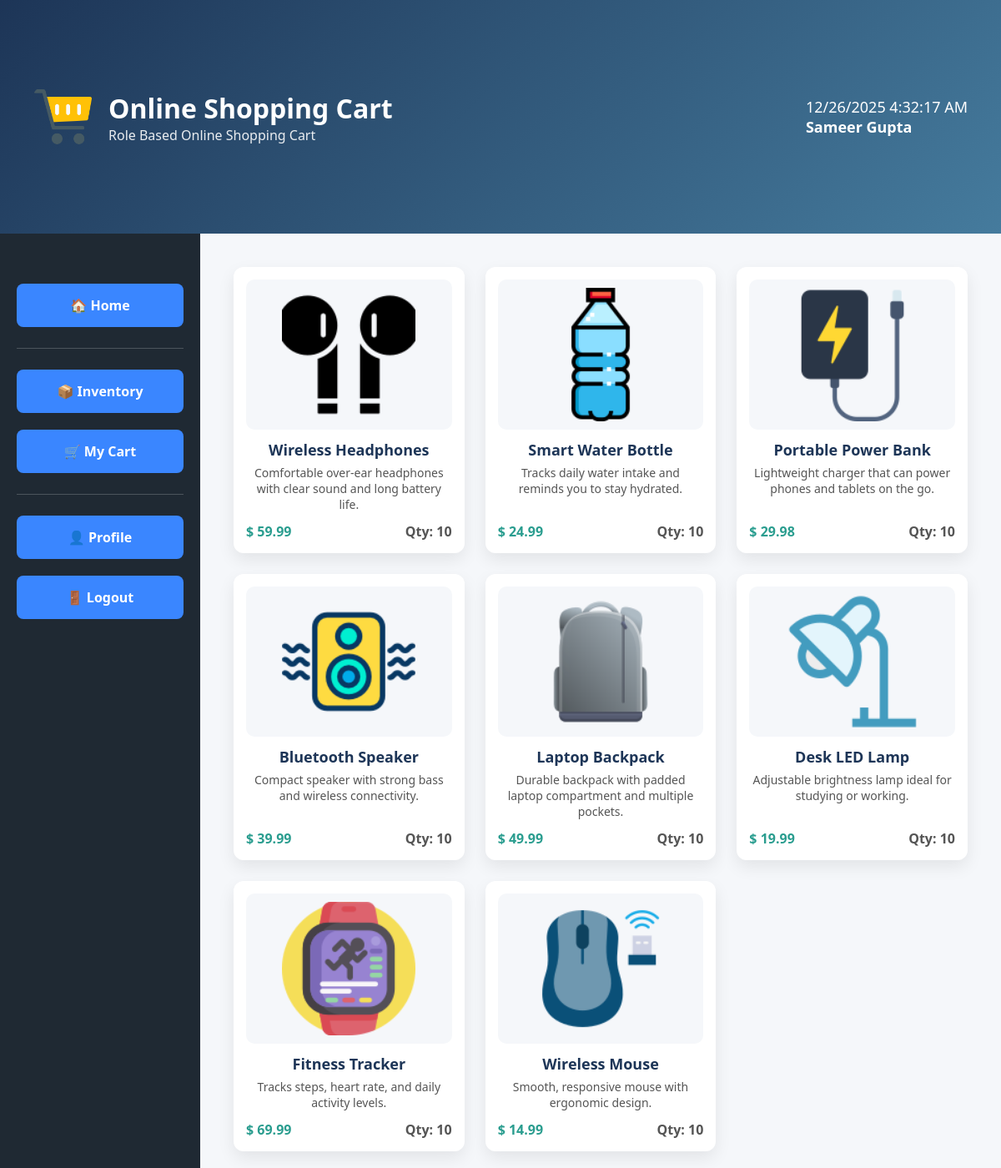
/ (signed in), run on the app's committed database.
### src/models/inventory.py (models this page shows)
class Inventory(SQLModel, table=True):
    __tablename__ = "inventory"
    id: Optional[int] = Field(default=None, primary_key=True)
    name: str = Field(nullable=False, index=True)
    description: Optional[str] = Field(default=None)
    price: float = Field(nullable=False, gt=0)
    quantity: int = Field(default=0, ge=0)
    image: Optional[str] = Field(default=None)
    seller_id: int = Field(foreign_key="users.id", nullable=False)
    seller: Optional["User"] = Relationship(  # noqa
        sa_relationship_kwargs={"lazy": "select"},  # lazy loading
        back_populates=None,  # one-directional
    )
    is_active: bool = Field(default=True, index=True)
    created_at: datetime = Field(
        default_factory=get_utc_now, alias="created_at", index=True
    )
    updated_at: datetime = Field(
        default_factory=get_utc_now, alias="updated_at", index=True
    )

### src/routes/user.py (the view)
@user.route('/')
def index():
    page = int(request.args.get("page", 1))
    per_page = 8
    offset = (page - 1) * per_page
    with Session(engine) as db_session:
        inventories = db_session.exec(
            select(Inventory)
            .where(Inventory.is_active == True)  # noqa
            .offset(offset)
            .limit(per_page)
        ).all()
    return render_template('index.html', inventories=inventories, page=page)

### templates/index.html (shortened to what this page needs)
{% extends "base.html" %}
{% block body %}
    {% include "fragments/header.html" %}
    <div class="container">
        {% include "fragments/navigation.html" %}
        <div class="content">
            <div class="inventory-grid" id="inventoryGrid">
                {% for item in inventories %}
                    <div class="inventory-card">
                        <img src="{{ url_for('static', filename='uploads/' ~ item.image) }}"
                             alt="{{ item.name }}">
                        <h3>{{ item.name }}</h3>
                        <p class="inventory-desc">
                            {{ item.description }}
                        </p>
                        <div class="inventory-footer">
                            <span class="price">$ {{ "%.2f"|format(item.price) }}</span>
                            <span class="qty">Qty: {{ item.quantity }}</span>
                        </div>
                    </div>
                {% else %}
                    <p>No products available.</p>
                {% endfor %}
            </div>
        </div>
    </div>
{% endblock %}

### static/css/style.css (style rules this page uses)
* { margin: 0; padding: 0; box-sizing: border-box; font-family: "Segoe UI", Tahoma, sans-serif; }
body { height: 100vh; background: #f5f7fa; overflow: hidden; }
.container { display: flex; height: 80vh; overflow-y: auto; }
.content { width: 80vw; padding: 40px; overflow-y: auto; }
.inventory-grid { display: grid; grid-template-columns: repeat(auto-fill, minmax(240px, 1fr)); gap: 25px; }
.inventory-card { background: #ffffff; border-radius: 12px; box-shadow: 0 8px 20px rgba(0, 0, 0, 0.08); padding: 15px; transition: transform 0.2s ease, box-shadow 0.2s ease; display: flex; flex-direction: column; text-align: center; }
.inventory-card img { width: 100%; height: 180px; object-fit: contain; background: #f5f7fa; border-radius: 10px; margin-bottom: 12px; padding: 10px; }
.inventory-card h3 { font-size: 18px; color: #1d3557; margin-bottom: 6px; }
.inventory-desc { font-size: 14px; color: #555; flex-grow: 1; }
.inventory-footer { display: flex; justify-content: space-between; margin-top: 12px; font-weight: bold; }
.price { color: #2a9d8f; }
.qty { color: #555; }

### data on the page
Inventory: image (picture), name "Wireless Headphones", description "Comfortable over-ear headphones with clear sound and long battery life.", price "59.99", quantity "10"
Inventory: image (picture), name "Smart Water Bottle", description "Tracks daily water intake and reminds you to stay hydrated.", price "24.99", quantity "10"
Inventory: image (picture), name "Portable Power Bank", description "Lightweight charger that can power phones and tablets on the go.", price "29.98", quantity "10"
Inventory: image (picture), name "Bluetooth Speaker", description "Compact speaker with strong bass and wireless connectivity.", price "39.99", quantity "10"
Inventory: image (picture), name "Laptop Backpack", description "Durable backpack with padded laptop compartment and multiple pockets.", price "49.99", quantity "10"
Inventory: image (picture), name "Desk LED Lamp", description "Adjustable brightness lamp ideal for studying or working.", price "19.99", quantity "10"
Inventory: image (picture), name "Fitness Tracker", description "Tracks steps, heart rate, and daily activity levels.", price "69.99", quantity "10"
Inventory: image (picture), name "Wireless Mouse", description "Smooth, responsive mouse with ergonomic design.", price "14.99", quantity "10"

### other printed values
{{ session.get("full_name") | title }} "Sameer Gupta"
